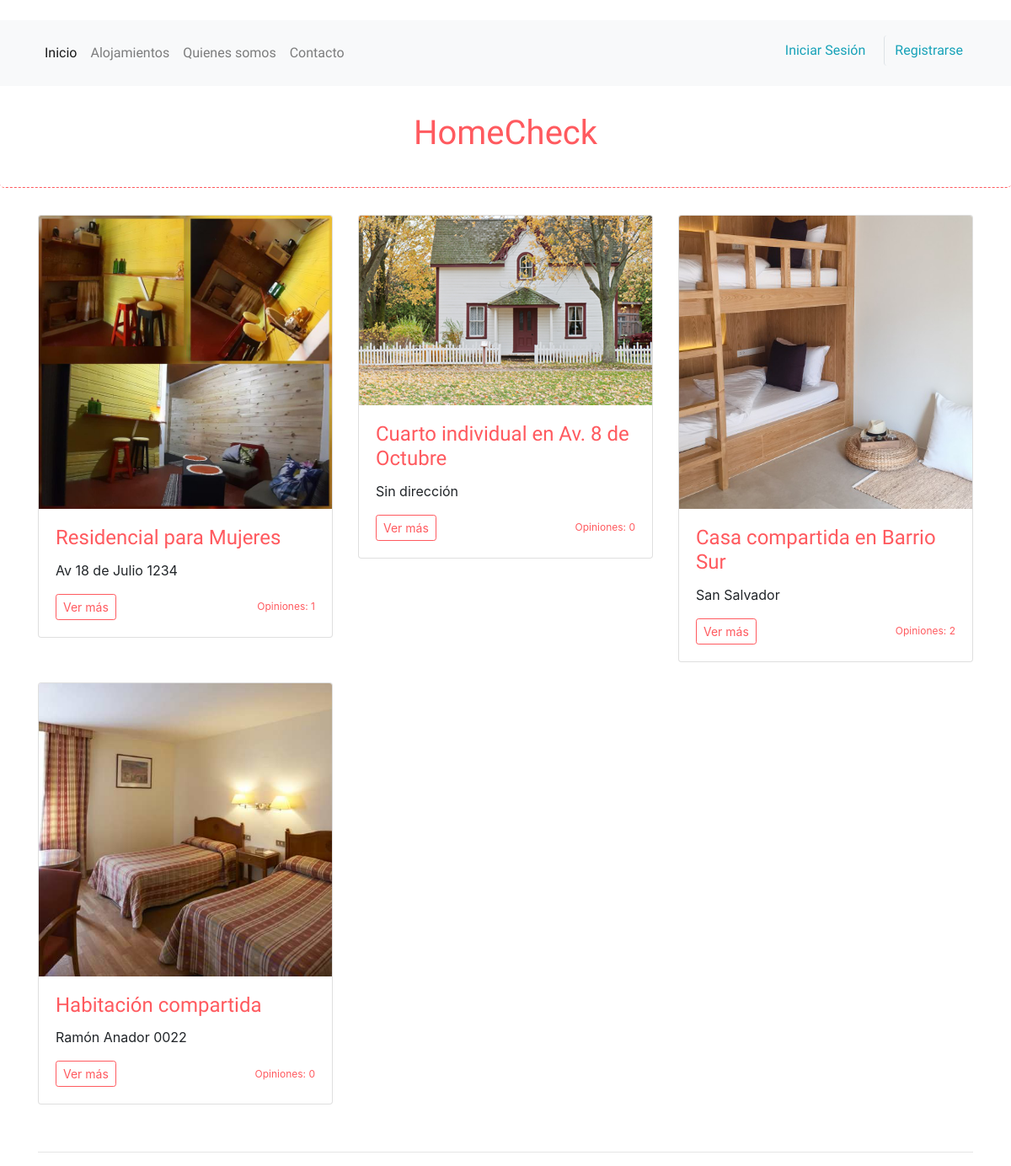
/alojamientos/, run on the app's committed database.
### alojamientos/models.py (models this page shows, shortened)
class Alojamiento(models.Model):
    BARRIOS = (
    ('AG', 'Aguada'),
    ('BS', 'Barrio Sur'),
    ('BU', 'Buceo'),
    ('CS', 'Carrasco'),
    ('CT', 'Centro'),
    ('CE', 'Cerro'),
    ('CV', 'Ciudad Vieja'),
    ('CN', 'Cordón'),
    ('CR', 'Capurro'),
    ('LU', 'La Unión'),
    ('MÑ', 'Maroñas'),
    ('PR', 'Parque Rodó'),
    ('PÑ', 'Peñarol'),
    ('PC', 'Pocitos'),
    ('PG', 'Punta Gorda'),
    ('OT', 'Pocitos')
    )
    autor = models.ForeignKey('auth.User', on_delete=models.CASCADE)
    barrio = models.CharField(max_length=2, choices=BARRIOS)
    direccion = models.CharField(max_length=50, default="Sin dirección")
    titulo = models.CharField(max_length=45)
    telefono = models.DecimalField(max_digits=15, decimal_places=0)
    texto = models.TextField()
    fecha_de_creacion = models.DateTimeField(default=timezone.now)
    is_sponsored = models.BooleanField(default=False)
    image = models.ImageField(upload_to = 'gallery', default = 'gallery/static/images/default.png')

### alojamientos/views.py (the view)
# urls.py: path('', views.alojamiento_list, name='alojamiento_list'),
def alojamiento_list(request):
    alojamientos = Alojamiento.objects.all().order_by('-fecha_de_creacion')
    return render(request, 'alojamientos/alojamiento_list.html', {'alojamientos': alojamientos})

### alojamientos/templates/alojamientos/alojamiento_list.html (shortened to what this page needs)
﻿{% extends 'inicio/base.html' %}
        {% block content %}
        <div class="row">
            {% for alojamiento in alojamientos %}
            <div class="col-md-4">
                <div class="card mb-4 box-shadow">
                    <a href="{% url 'alojamiento_detail' pk=alojamiento.pk %}">
                        <img class="card-img-top" src="{{alojamiento.image.url}}">
                    </a>
                    <div class="card-body">
                        <h4 class="card-title"><a href="{% url 'alojamiento_detail' pk=alojamiento.pk %}">{{ alojamiento.titulo }}</a></h4>
                        {{ alojamiento.direccion|linebreaksbr }}</p>
                        <div class="d-flex justify-content-between align-items-center">
                            <div class="btn-group">
                                <button type="button" class="btn btn-sm btn-outline-secondary"><a href="{% url 'alojamiento_detail' pk=alojamiento.pk %}">Ver más</a></button>
                            </div>
                            <small class="text-muted"><a href="{% url 'alojamiento_detail' pk=alojamiento.pk %}">Opiniones: {{ alojamiento.comentario.count }}</a></small>
                        </div>
                    </div>
                </div>
            </div>
            {% endfor %}
        </div>
        {% endblock %}

### alojamientos/static/blog.css (style rules this page uses)
.text-muted { font-size: 12px; }
.jumbotron h1, h1, h2, h3, h4, h5, h6, nav a { color: #ff5a5f; font-family: 'Bellota Text', cursive; }
h4, h5, h6 { color: #17a2b8; font-family: 'Bellota Text', cursive; }
h4 a, .card-body a, .post-home h3 { color: #ff5a5f; }
.card-body .btn-outline-secondary { border-color: #ff5a5f; }

### data on the page
Alojamiento: image (picture), titulo "Residencial para Mujeres", direccion "Av 18 de Julio 1234", comentario.count "1"
Alojamiento: image (placeholder picture), titulo "Cuarto individual en Av. 8 de Octubre", direccion "Sin dirección", comentario.count "0"
Alojamiento: image (picture), titulo "Casa compartida en Barrio Sur", direccion "San Salvador", comentario.count "2"
Alojamiento: image (picture), titulo "Habitación compartida", direccion "Ramón Anador 0022", comentario.count "0"
